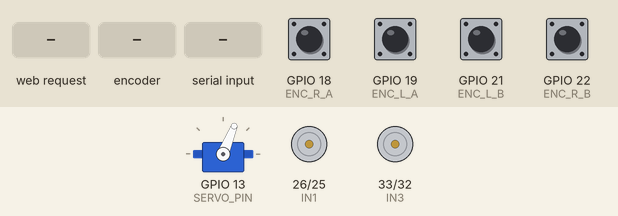
Simulated run of this sketch. Board: ESP32. On the bench: servo, motor-driver pin pairs drawn as motors (green arrow = first pin HIGH = forward, orange = second pin HIGH = backward, longer = more drive, scaled by the enable pin). The inputs (shaded band) are chosen by the test bench; at power-on: GPIO 18 (ENC_R_A), GPIO 19 (ENC_L_A), GPIO 21 (ENC_L_B), GPIO 22 (ENC_R_B) HIGH. WiFi joins after 1.5 s; servers stay silent unless stated; what the sketch prints to the serial monitor is not drawn.

Above: at 3.2 s.
3.3 s: HTTP request GET /forward received
At 4.2 s:
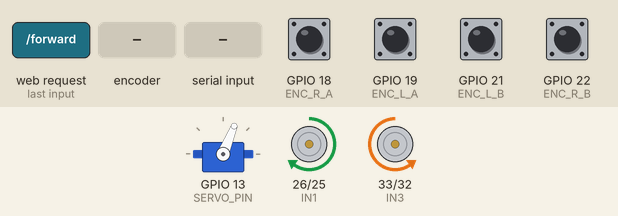
4.8 s: rotary encoder on GPIO 18 (ENC_R_A) / GPIO 21 (ENC_L_B) turned 1 step (first pin leading)
At 6.1 s:
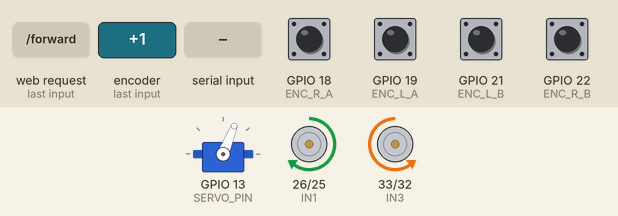
6.5 s: "90,45,200\n" received over the second serial link
At 7.5 s:
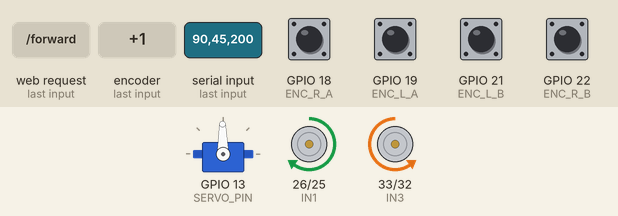
8.0 s: GPIO 19 (ENC_L_A) pulled LOW for 0.15 s
At 8.18 s:
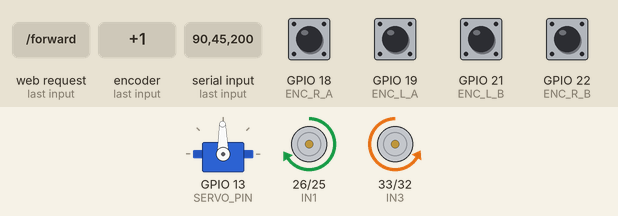
9.7 s: HTTP request GET /steer/left received
At 10.9 s:
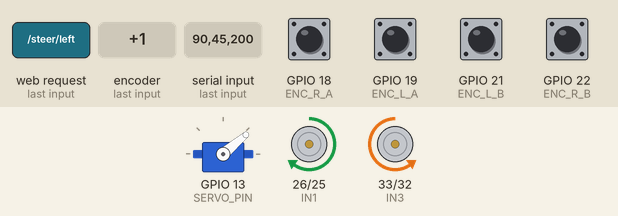
11.2 s: GPIO 22 (ENC_R_B) pulled LOW for 0.15 s
Timing chart, 0 to 21.2 s (numbered marks = the images above; inputs shaded):
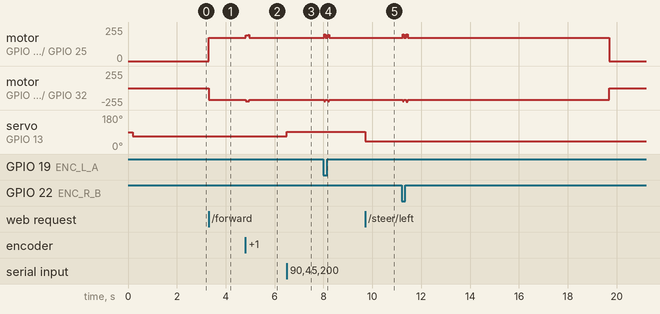

Measured:
- after the input at 3.3 s, motor on GPIO 26 (IN1) / GPIO 25 (IN2): stopped → forward 176/255 at once; motor on GPIO 33 (IN3) / GPIO 32 (IN4): stopped → backward 176/255 at once
- after the input at 4.8 s, motor on GPIO 26 (IN1) / GPIO 25 (IN2): forward 176/255 → forward 195/255 at once, → forward 176/255 0.10 s later; motor on GPIO 33 (IN3) / GPIO 32 (IN4): backward 176/255 → backward 196/255 at once, → backward 195/255 0.05 s later, → backward 197/255 0.05 s later, → backward 176/255 0.05 s later
- after the input at 6.5 s, servo on GPIO 13 (SERVO_PIN): 68° → 91° at once
- after the input at 9.7 s, servo on GPIO 13 (SERVO_PIN): 91° → 40° at once

The sketch:

car_wifi_control.ino
```cpp
#include <Arduino.h>
#include <WiFi.h>
#include <WebServer.h>
#include <ESP32Servo.h>

// =============================================
// --- WIFI ---
// =============================================
const char* ssid = "hoif3";
const char* password = "79062004";
WebServer server(80);

// =============================================
// --- CHÂN ENCODER ---
// =============================================
const int ENC_L_A = 19;
const int ENC_L_B = 21;
const int ENC_R_A = 18;
const int ENC_R_B = 22;

// =============================================
// --- CHÂN ĐỘNG CƠ ---
// =============================================
const int IN1 = 26, IN2 = 25;
const int IN3 = 33, IN4 = 32;
const int ENA = 27, ENB = 14;

// =============================================
// --- UART2 (giao tiếp với Raspberry Pi) ---
// =============================================
#define PI_UART_BAUD 115200

// =============================================
// --- SERVO LÁI ---
// =============================================
const int SERVO_PIN = 13;
const int SERVO_CENTER = 68;  // thẳng
const int SERVO_LEFT = 40;    // rẽ trái tối đa
const int SERVO_RIGHT = 120;  // rẽ phải tối đa
Servo steerServo;
int currentServoAngle = SERVO_CENTER;
int desiredServoAngle = SERVO_CENTER;

// =============================================
// --- ENCODER ---
// =============================================
volatile long encLeftCount = 0;
volatile long encRightCount = 0;

void IRAM_ATTR isrLeft() {
  bool A = digitalRead(ENC_L_A);
  bool B = digitalRead(ENC_L_B);
  if (A == B) encLeftCount++; else encLeftCount--;
}
void IRAM_ATTR isrLeftB() {
  bool A = digitalRead(ENC_L_A);
  bool B = digitalRead(ENC_L_B);
  if (A != B) encLeftCount++; else encLeftCount--;
}
void IRAM_ATTR isrRight() {
  bool A = digitalRead(ENC_R_A);
  bool B = digitalRead(ENC_R_B);
  if (A == B) encRightCount++; else encRightCount--;
}
void IRAM_ATTR isrRightB() {
  bool A = digitalRead(ENC_R_A);
  bool B = digitalRead(ENC_R_B);
  if (A != B) encRightCount++; else encRightCount--;
}

// =============================================
// --- PID + FEEDFORWARD ---
// =============================================
float Kp = 1.2;
float Ki = 0.08;
const int FF_BASE = 100;
const int MAX_SPEED = 30;

int targetSpeedLeft = 0;
int targetSpeedRight = 0;
int pwmLeft = 0;
int pwmRight = 0;
float integralLeft = 0;
float integralRight = 0;
long prevEncLeft = 0;
long prevEncRight = 0;
unsigned long prevTime = 0;
unsigned long lastReport = 0;
unsigned long lastCommandTime = 0;
const unsigned long COMMAND_TIMEOUT_MS = 10000;

// =============================================
// --- ĐIỀU KHIỂN MOTOR ---
// =============================================
void applyMotorPWM(int pL, int pR) {
  if (pL > 0) {
    digitalWrite(IN1, HIGH);
    digitalWrite(IN2, LOW);
  } else if (pL < 0) {
    digitalWrite(IN1, LOW);
    digitalWrite(IN2, HIGH);
  } else {
    digitalWrite(IN1, LOW);
    digitalWrite(IN2, LOW);
  }
  ledcWrite(ENA, constrain(abs(pL), 0, 255));

  if (pR > 0) {
    digitalWrite(IN3, LOW);
    digitalWrite(IN4, HIGH);
  } else if (pR < 0) {
    digitalWrite(IN3, HIGH);
    digitalWrite(IN4, LOW);
  } else {
    digitalWrite(IN3, LOW);
    digitalWrite(IN4, LOW);
  }
  ledcWrite(ENB, constrain(abs(pR), 0, 255));
}

void hardStop() {
  targetSpeedLeft = 0;
  targetSpeedRight = 0;
  pwmLeft = 0;
  pwmRight = 0;
  integralLeft = 0;
  integralRight = 0;
  prevEncLeft = encLeftCount;
  prevEncRight = encRightCount;
  applyMotorPWM(0, 0);
}

void markCommandSeen() {
  lastCommandTime = millis();
}

void computePID() {
  unsigned long now = millis();
  if (now - prevTime < 50) return;

  long deltaL = encLeftCount  - prevEncLeft;
  long deltaR = encRightCount - prevEncRight;
  prevEncLeft  = encLeftCount;
  prevEncRight = encRightCount;

  if (targetSpeedLeft == 0 && targetSpeedRight == 0) {
    hardStop();
    prevTime = now;
    return;
  }

  // Tách biệt hướng quay 2 bánh để an toàn khi vô cua gắt
  int dirL = (targetSpeedLeft > 0) ? 1 : (targetSpeedLeft < 0 ? -1 : 0);
  int dirR = (targetSpeedRight > 0) ? 1 : (targetSpeedRight < 0 ? -1 : 0);

  bool encDead = (deltaL == 0 && deltaR == 0);

  if (encDead) {
    int rawPwmLeft = map(abs(targetSpeedLeft), 0, MAX_SPEED, FF_BASE, 255);
    int rawPwmRight = map(abs(targetSpeedRight), 0, MAX_SPEED, FF_BASE, 255);

    // An toàn tuyệt đối: Target = 0 thì ngắt điện PWM
    if (targetSpeedLeft == 0) rawPwmLeft = 0;
    if (targetSpeedRight == 0) rawPwmRight = 0;

    pwmLeft  = dirL * constrain(rawPwmLeft, 0, 255);
    pwmRight = dirR * constrain(rawPwmRight, 0, 255);
  } else {
    float errL = targetSpeedLeft  - deltaL;
    float errR = targetSpeedRight - deltaR;
    integralLeft  = constrain(integralLeft  + errL, -200, 200);
    integralRight = constrain(integralRight + errR, -200, 200);

    // Dynamic Feedforward kết hợp với FF_BASE mạnh mẽ
    int basePwmLeft = map(abs(targetSpeedLeft), 0, MAX_SPEED, FF_BASE, 255);
    int basePwmRight = map(abs(targetSpeedRight), 0, MAX_SPEED, FF_BASE, 255);

    if (targetSpeedLeft == 0) basePwmLeft = 0;
    if (targetSpeedRight == 0) basePwmRight = 0;

    pwmLeft  = constrain(dirL * basePwmLeft + (int)(Kp * errL + Ki * integralLeft),  -255, 255);
    pwmRight = constrain(dirR * basePwmRight + (int)(Kp * errR + Ki * integralRight), -255, 255);
  }

  applyMotorPWM(pwmLeft, pwmRight);
  prevTime = now;
}

// =============================================
// --- SERVO ---
// =============================================
void updateServo() {
  if (desiredServoAngle != currentServoAngle) {
    currentServoAngle = desiredServoAngle;
    steerServo.write(currentServoAngle);
  }
}

// =============================================
// --- HÀM ĐIỀU KHIỂN XE TÁCH BIỆT TRÁI/PHẢI ---
// =============================================
void carForward(int spdL, int spdR) {
  if (targetSpeedLeft <= 0) {
    encLeftCount = encRightCount = 0;
    prevEncLeft = prevEncRight = 0;
    integralLeft = integralRight = 0;
  }
  targetSpeedLeft  = spdL;
  targetSpeedRight = spdR;
  markCommandSeen();
}

void carBackward(int spdL, int spdR) {
  if (targetSpeedLeft >= 0) {
    encLeftCount = encRightCount = 0;
    prevEncLeft = prevEncRight = 0;
    integralLeft = integralRight = 0;
  }
  targetSpeedLeft  = -spdL;
  targetSpeedRight = -spdR;
  markCommandSeen();
}

void carStop() {
  markCommandSeen();
  hardStop();
}

void steerCenter() { desiredServoAngle = SERVO_CENTER; markCommandSeen(); }
void steerLeft() { desiredServoAngle = SERVO_LEFT; markCommandSeen(); }
void steerRight() { desiredServoAngle = SERVO_RIGHT; markCommandSeen(); }

// =============================================
// --- UART: nhận lệnh từ Raspberry Pi ---
// =============================================
void handleUART() {
  if (!Serial2.available()) return;
  String line = Serial2.readStringUntil('\n');
  line.trim();
  if (line.length() < 5) return;

  int c1 = line.indexOf(',');
  int c2 = line.lastIndexOf(',');
  if (c1 < 0 || c2 == c1) return;

  char drive = (char)line.charAt(0);
  int steerVal = line.substring(c1 + 1, c2).toInt();
  int spd = line.substring(c2 + 1).toInt();

  // KIỂM TRA ĐẶC BIỆT: Nếu Pi muốn dừng (Tốc độ = 0)
  if (spd == 0 && (drive == 'F' || drive == 'B')) {
      drive = 'S';
  }

  steerVal = constrain(steerVal, -100, 100);
  int targetAngle;
  if (steerVal <= 0) {
    targetAngle = SERVO_CENTER + steerVal * (SERVO_CENTER - SERVO_LEFT) / 100;
  } else {
    targetAngle = SERVO_CENTER + steerVal * (SERVO_RIGHT - SERVO_CENTER) / 100;
  }
  desiredServoAngle = constrain(targetAngle, SERVO_LEFT, SERVO_RIGHT);
  markCommandSeen();

  // --- Vi sai điện tử (Electronic Differential) ---
  float diffFactor = 0.55;
  int spdL = spd;
  int spdR = spd;

  if (steerVal < 0) {
      spdL = spd - (spd * (abs(steerVal) / 100.0) * diffFactor);
  } else if (steerVal > 0) {
      spdR = spd - (spd * (steerVal / 100.0) * diffFactor);
  }

  switch (drive) {
    case 'F': carForward(constrain(spdL, 1, MAX_SPEED), constrain(spdR, 1, MAX_SPEED)); break;
    case 'B': carBackward(constrain(spdL, 1, MAX_SPEED), constrain(spdR, 1, MAX_SPEED)); break;
    case 'S': carStop(); break;
    default: break;
  }
}

// =============================================
// --- WEB HANDLERS ---
// =============================================
void handleForward() {
  int spd = server.hasArg("spd") ? server.arg("spd").toInt() : 15;
  int s = constrain(spd, 1, MAX_SPEED);
  carForward(s, s);
  server.send(200, "text/plain", "OK");
}
void handleBackward() {
  int spd = server.hasArg("spd") ? server.arg("spd").toInt() : 15;
  int s = constrain(spd, 1, MAX_SPEED);
  carBackward(s, s);
  server.send(200, "text/plain", "OK");
}
void handleKeepalive() { markCommandSeen(); server.send(200, "text/plain", "OK"); }
void handleStop() { carStop(); server.send(200, "text/plain", "OK"); }
void handleSteerLeft() { steerLeft(); server.send(200, "text/plain", "OK"); }
void handleSteerRight() { steerRight(); server.send(200, "text/plain", "OK"); }
void handleSteerCenter() { steerCenter(); server.send(200, "text/plain", "OK"); }
void handleSteerAngle() {
  if (server.hasArg("v")) {
    int angle = constrain(server.arg("v").toInt(), SERVO_LEFT, SERVO_RIGHT);
    desiredServoAngle = angle;
    markCommandSeen();
  }
  server.send(200, "text/plain", "OK");
}
void handleTelemetry() {
  char json[200];
  snprintf(json, sizeof(json),
           "{\"encL\":%ld,\"encR\":%ld,\"pwmL\":%d,\"pwmR\":%d,\"servo\":%d,\"targetL\":%d,\"targetR\":%d}",
           encLeftCount, encRightCount, pwmLeft, pwmRight,
           currentServoAngle, targetSpeedLeft, targetSpeedRight);
  server.send(200, "application/json", json);
}

// =============================================
// --- TRANG WEB HTML ---
// =============================================
const char INDEX_HTML[] PROGMEM = R"rawliteral(
<!DOCTYPE html>
<html lang="vi">
<head>
<meta charset="UTF-8">
<meta name="viewport" content="width=device-width, initial-scale=1.0, user-scalable=no">
<title>RC Car</title>
<style>
  @import url('https://fonts.googleapis.com/css2?family=Orbitron:wght@400;700;900&family=Share+Tech+Mono&display=swap');
  :root {
    --bg:#0a0a0f; --panel:#111118; --border:#1e1e2e;
    --green:#00f5c4; --pink:#f500a0; --yellow:#ffcc00;
    --text:#c8d0e0; --dim:#3a3a5a;
  }
  *{margin:0;padding:0;box-sizing:border-box;-webkit-tap-highlight-color:transparent;}
  body{
    background:var(--bg);color:var(--text);
    font-family:'Share Tech Mono',monospace;
    min-height:100vh;display:flex;flex-direction:column;
    align-items:center;padding:16px;
    background-image:
      radial-gradient(ellipse at 20% 20%,rgba(0,245,196,.05) 0%,transparent 50%),
      radial-gradient(ellipse at 80% 80%,rgba(245,0,160,.05) 0%,transparent 50%);
  }
  h1{font-family:'Orbitron',monospace;font-size:1.4rem;font-weight:900;
    letter-spacing:.15em;
    background:linear-gradient(90deg,var(--green),var(--pink));
    -webkit-background-clip:text;-webkit-text-fill-color:transparent;
    text-align:center;margin-bottom:4px;}
  .sub{font-size:.7rem;color:var(--dim);text-align:center;letter-spacing:.1em;margin-bottom:16px;}
  .tele{display:grid;grid-template-columns:repeat(4,1fr);gap:8px;width:100%;max-width:500px;margin-bottom:14px;}
  .tbox{background:var(--panel);border:1px solid var(--border);border-radius:8px;
    padding:10px 6px;text-align:center;border-top:2px solid var(--green);}
  .tbox.wide{grid-column:span 2;}
  .tlabel{font-size:.55rem;color:var(--dim);letter-spacing:.08em;text-transform:uppercase;margin-bottom:3px;}
  .tval{font-family:'Orbitron',monospace;font-size:1rem;font-weight:700;color:var(--green);}
  .tval.neg{color:var(--pink);} .tval.mid{color:var(--yellow);}
  .card{width:100%;max-width:500px;background:var(--panel);border:1px solid var(--border);
    border-radius:10px;padding:14px;margin-bottom:12px;}
  .card-header{display:flex;justify-content:space-between;margin-bottom:10px;}
  .clabel{font-size:.6rem;color:var(--dim);letter-spacing:.12em;text-transform:uppercase;}
  .cval{font-family:'Orbitron',monospace;font-size:1rem;color:var(--green);}
  input[type=range]{-webkit-appearance:none;width:100%;height:5px;
    background:var(--border);border-radius:3px;}
  input[type=range]::-webkit-slider-thumb{-webkit-appearance:none;width:24px;height:24px;
    border-radius:50%;background:var(--green);
    box-shadow:0 0 10px rgba(0,245,196,.5);cursor:pointer;}
  .btn{background:var(--panel);border:1px solid var(--border);border-radius:10px;
    color:var(--text);font-family:'Orbitron',monospace;font-weight:700;
    cursor:pointer;display:flex;align-items:center;justify-content:center;
    transition:all .1s;user-select:none;touch-action:manipulation;}
  .btn:active{transform:scale(.93);}
  .steer-row{display:flex;gap:8px;width:100%;max-width:500px;margin-bottom:12px;}
  .btn-steer{flex:1;height:54px;font-size:.75rem;letter-spacing:.08em;}
  .btn-steer.sl:active{border-color:var(--green);background:rgba(0,245,196,.1);color:var(--green);}
  .btn-steer.sc:active{border-color:var(--yellow);background:rgba(255,204,0,.1);color:var(--yellow);}
  .btn-steer.sr:active{border-color:var(--pink);background:rgba(245,0,160,.1);color:var(--pink);}
  .drive-grid{display:grid;grid-template-columns:1fr 1fr 1fr;
    grid-template-rows:70px 70px;gap:8px;width:100%;max-width:500px;}
  .btn-fwd{grid-column:2;grid-row:1;font-size:1.6rem;border-color:var(--green);color:var(--green);}
  .btn-fwd:active{background:rgba(0,245,196,.15);box-shadow:0 0 20px rgba(0,245,196,.3);}
  .btn-stp{grid-column:2;grid-row:2;font-size:.7rem;letter-spacing:.08em;border-color:var(--yellow);color:var(--yellow);}
  .btn-stp:active{background:rgba(255,204,0,.15);}
  .btn-bwd{grid-column:3;grid-row:2;font-size:1.6rem;border-color:var(--pink);color:var(--pink);}
  .btn-bwd:active{background:rgba(245,0,160,.15);}
  .status{display:flex;align-items:center;gap:8px;font-size:.65rem;color:var(--dim);margin-top:10px;}
  .dot{width:7px;height:7px;border-radius:50%;background:var(--green);
    box-shadow:0 0 6px var(--green);animation:blink 1.5s infinite;}
  @keyframes blink{0%,100%{opacity:1}50%{opacity:.2}}
</style>
</head>
<body>
<h1>&#9664;&#9654; RC CAR</h1>
<div class="sub">ESP32 WIFI CONTROL</div>
<div class="tele">
  <div class="tbox"><div class="tlabel">ENC L</div><div class="tval" id="eL">0</div></div>
  <div class="tbox"><div class="tlabel">ENC R</div><div class="tval" id="eR">0</div></div>
  <div class="tbox"><div class="tlabel">PWM L</div><div class="tval" id="pL">0</div></div>
  <div class="tbox"><div class="tlabel">PWM R</div><div class="tval" id="pR">0</div></div>
  <div class="tbox wide"><div class="tlabel">SERVO</div><div class="tval mid" id="sv">72</div></div>
  <div class="tbox wide"><div class="tlabel">TARGET</div><div class="tval" id="tg">0</div></div>
</div>
<div class="card">
  <div class="card-header">
    <span class="clabel">&#9654; SPEED</span>
    <span class="cval" id="spdDisp">15</span>
  </div>
  <input type="range" id="spdSlider" min="5" max="30" value="15"
    oninput="document.getElementById('spdDisp').innerText=this.value">
</div>
<div class="steer-row">
  <button class="btn btn-steer sl" onpointerdown="steerHold('L')" onpointerup="steerRelease()" onpointerleave="steerRelease()">&#9664; TRAI</button>
  <button class="btn btn-steer sc" onpointerdown="steerGoCenter()">&#9675; GIUA</button>
  <button class="btn btn-steer sr" onpointerdown="steerHold('R')" onpointerup="steerRelease()" onpointerleave="steerRelease()">PHAI &#9654;</button>
</div>
<div class="drive-grid">
  <button class="btn btn-fwd"
    onpointerdown="hold('fwd')" onpointerup="release()" onpointerleave="release()">&#9650;</button>
  <button class="btn btn-stp" onpointerdown="cmd('/stop')">&#9632; STOP</button>
  <button class="btn btn-bwd"
    onpointerdown="hold('bwd')" onpointerup="release()" onpointerleave="release()">&#9660;</button>
</div>
<div class="status"><div class="dot"></div><span id="st">CONNECTING...</span></div>
<script>
  let timer=null;
  let steerTimer=null;
  let steerAngle=80;
  let driveActive=false;
  const STEER_MIN=40, STEER_MAX=120, STEER_CTR=80, STEER_STEP=4;
  function spd(){return document.getElementById('spdSlider').value;}
  async function cmd(url){try{await fetch(url);}catch(e){}}
  function hold(dir){
    clearInterval(timer);
    driveActive=true;
    const driveUrl=(dir==='fwd')?'/forward?spd='+spd():'/backward?spd='+spd();
    cmd(driveUrl);
    timer=setInterval(()=>{ if(driveActive) cmd('/keepalive'); },400);
  }
  function release(){
    if(!driveActive) return;
    driveActive=false;
    clearInterval(timer);
    timer=null;
    cmd('/stop');
  }
  function steerHold(dir){
    clearInterval(steerTimer);
    function step(){
      if(dir==='L') steerAngle=Math.max(STEER_MIN,steerAngle-STEER_STEP);
      else          steerAngle=Math.min(STEER_MAX,steerAngle+STEER_STEP);
      cmd('/steer/angle?v='+steerAngle);
    }
    step();
    steerTimer=setInterval(step,80);
  }
  function steerRelease(){clearInterval(steerTimer);steerTimer=null;}
  function steerGoCenter(){steerAngle=STEER_CTR;cmd('/steer/center');}
  window.addEventListener('blur', ()=>{release();steerRelease();});
  document.addEventListener('visibilitychange', ()=>{ if(document.hidden){release();steerRelease();} });
  async function poll(){
    try{
      const r=await fetch('/telemetry');
      const d=await r.json();
      const set=(id,v,cls)=>{const el=document.getElementById(id);el.innerText=v;el.className='tval'+(cls||'');};
      set('eL',d.encL,d.encL<0?' neg':'');
      set('eR',d.encR,d.encR<0?' neg':'');
      set('pL',d.pwmL,d.pwmL<0?' neg':'');
      set('pR',d.pwmR,d.pwmR<0?' neg':'');
      set('sv',d.servo,' mid');
      set('tg',d.targetL,d.targetL<0?' neg':'');
      document.getElementById('st').innerText='OK // '+new Date().toLocaleTimeString('vi-VN');
    }catch(e){document.getElementById('st').innerText='DISCONNECTED!';}
  }
  setInterval(poll,500);poll();
</script>
</body>
</html>
)rawliteral";

void handleRoot() {
  server.send_P(200, "text/html", INDEX_HTML);
}

// =============================================
// --- SETUP ---
// =============================================
void setup() {
  Serial.begin(115200);

  pinMode(IN1, OUTPUT); pinMode(IN2, OUTPUT);
  pinMode(IN3, OUTPUT); pinMode(IN4, OUTPUT);

  ledcAttach(ENA, 5000, 8);
  ledcAttach(ENB, 5000, 8);
  applyMotorPWM(0, 0);

  pinMode(ENC_L_A, INPUT_PULLUP); pinMode(ENC_L_B, INPUT_PULLUP);
  pinMode(ENC_R_A, INPUT_PULLUP); pinMode(ENC_R_B, INPUT_PULLUP);
  attachInterrupt(digitalPinToInterrupt(ENC_L_A), isrLeft, CHANGE);
  attachInterrupt(digitalPinToInterrupt(ENC_L_B), isrLeftB, CHANGE);
  attachInterrupt(digitalPinToInterrupt(ENC_R_A), isrRight, CHANGE);
  attachInterrupt(digitalPinToInterrupt(ENC_R_B), isrRightB, CHANGE);

  ESP32PWM::allocateTimer(3);
  steerServo.setPeriodHertz(50);
  steerServo.attach(SERVO_PIN);
  delay(200);
  steerServo.write(SERVO_CENTER);
  delay(300);

  lastCommandTime = millis();

  Serial.printf("Ket noi: %s\n", ssid);
  WiFi.begin(ssid, password);
  while (WiFi.status() != WL_CONNECTED) {
    delay(500);
    Serial.print(".");
  }
  Serial.printf("\nIP: http://%s\n", WiFi.localIP().toString().c_str());

  server.on("/", handleRoot);
  server.on("/forward", handleForward);
  server.on("/backward", handleBackward);
  server.on("/stop", handleStop);
  server.on("/steer/left", handleSteerLeft);
  server.on("/steer/right", handleSteerRight);
  server.on("/steer/center", handleSteerCenter);
  server.on("/steer/angle", handleSteerAngle);
  server.on("/telemetry", handleTelemetry);
  server.begin();
  Serial.println("Server started!");

  // UART2 với Timeout được giới hạn an toàn 20ms
  Serial2.begin(PI_UART_BAUD, SERIAL_8N1, 16, 17);
  Serial2.setTimeout(20);
  Serial.println("UART2 ready (RX=GPIO3/RX0, TX=GPIO1/TX0) - waiting for Pi commands...");
}

// =============================================
// --- LOOP ---
// =============================================
void loop() {
  server.handleClient();
  handleUART();
  computePID();
  updateServo();

  if ((targetSpeedLeft != 0 || targetSpeedRight != 0) && millis() - lastCommandTime > COMMAND_TIMEOUT_MS) {
    hardStop();
    Serial.println("[SAFE] Command timeout -> hard stop");
  }

  if (millis() - lastReport >= 2000) {
    lastReport = millis();
    Serial.printf("[ENC] L:%ld R:%ld | PWM L:%d R:%d | Servo:%d | Target:%d\n",
                  encLeftCount, encRightCount, pwmLeft, pwmRight,
                  currentServoAngle, targetSpeedLeft);
  }
}
```
